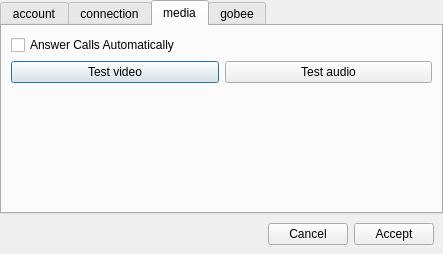
<?xml version="1.0" encoding="UTF-8"?>
<ui version="4.0">
 <class>OptionsFrame</class>
 <widget class="QDialog" name="OptionsFrame">
  <property name="geometry">
   <rect>
    <x>0</x>
    <y>0</y>
    <width>443</width>
    <height>254</height>
   </rect>
  </property>
  <property name="windowTitle">
   <string>Frame</string>
  </property>
  <property name="windowIcon">
   <iconset resource="../resources/resources.qrc">
    <normaloff>:/icons/OK.png</normaloff>:/icons/OK.png</iconset>
  </property>
  <layout class="QVBoxLayout" name="verticalLayout_2">
   <property name="spacing">
    <number>0</number>
   </property>
   <property name="margin">
    <number>0</number>
   </property>
   <item>
    <widget class="QTabWidget" name="tabWidget">
     <property name="sizePolicy">
      <sizepolicy hsizetype="Expanding" vsizetype="Expanding">
       <horstretch>0</horstretch>
       <verstretch>0</verstretch>
      </sizepolicy>
     </property>
     <property name="tabPosition">
      <enum>QTabWidget::North</enum>
     </property>
     <property name="tabShape">
      <enum>QTabWidget::Rounded</enum>
     </property>
     <property name="currentIndex">
      <number>2</number>
     </property>
     <property name="elideMode">
      <enum>Qt::ElideNone</enum>
     </property>
     <property name="documentMode">
      <bool>false</bool>
     </property>
     <widget class="QWidget" name="tab">
      <attribute name="title">
       <string>account</string>
      </attribute>
      <layout class="QFormLayout" name="formLayout">
       <property name="sizeConstraint">
        <enum>QLayout::SetMinimumSize</enum>
       </property>
       <property name="fieldGrowthPolicy">
        <enum>QFormLayout::AllNonFixedFieldsGrow</enum>
       </property>
       <item row="0" column="0">
        <widget class="QLabel" name="label">
         <property name="text">
          <string>jid</string>
         </property>
        </widget>
       </item>
       <item row="0" column="1">
        <widget class="QLineEdit" name="jidLineEdit"/>
       </item>
       <item row="1" column="0">
        <widget class="QLabel" name="label_2">
         <property name="text">
          <string>password</string>
         </property>
        </widget>
       </item>
       <item row="1" column="1">
        <widget class="QLineEdit" name="pwEdit">
         <property name="toolTip">
          <string>password</string>
         </property>
         <property name="inputMask">
          <string notr="true"/>
         </property>
         <property name="text">
          <string notr="true"/>
         </property>
         <property name="echoMode">
          <enum>QLineEdit::Password</enum>
         </property>
        </widget>
       </item>
      </layout>
     </widget>
     <widget class="QWidget" name="tab_2">
      <attribute name="title">
       <string>connection</string>
      </attribute>
      <layout class="QFormLayout" name="formLayout_2">
       <item row="0" column="0">
        <widget class="QLabel" name="label_5">
         <property name="text">
          <string>STUN hostname</string>
         </property>
        </widget>
       </item>
       <item row="0" column="1">
        <widget class="QLineEdit" name="stunLineEdit"/>
       </item>
       <item row="1" column="1">
        <widget class="QLineEdit" name="hostLineEdit"/>
       </item>
       <item row="1" column="0">
        <widget class="QLabel" name="label_3">
         <property name="text">
          <string>host</string>
         </property>
        </widget>
       </item>
       <item row="2" column="0">
        <widget class="QLabel" name="label_4">
         <property name="text">
          <string>port</string>
         </property>
        </widget>
       </item>
       <item row="2" column="1">
        <widget class="QLineEdit" name="portLineEdit">
         <property name="inputMask">
          <string/>
         </property>
         <property name="text">
          <string/>
         </property>
        </widget>
       </item>
      </layout>
     </widget>
     <widget class="QWidget" name="tab_4">
      <attribute name="title">
       <string>media</string>
      </attribute>
      <layout class="QVBoxLayout" name="verticalLayout_3">
       <item>
        <widget class="QCheckBox" name="autoAnswerBox_2">
         <property name="text">
          <string>Answer Calls Automatically</string>
         </property>
        </widget>
       </item>
       <item>
        <layout class="QHBoxLayout" name="horizontalLayout">
         <item>
          <widget class="QPushButton" name="testAudioButton">
           <property name="text">
            <string>Test video</string>
           </property>
          </widget>
         </item>
         <item>
          <widget class="QPushButton" name="testVideoButton">
           <property name="text">
            <string>Test audio</string>
           </property>
          </widget>
         </item>
        </layout>
       </item>
       <item>
        <spacer name="verticalSpacer">
         <property name="orientation">
          <enum>Qt::Vertical</enum>
         </property>
         <property name="sizeHint" stdset="0">
          <size>
           <width>20</width>
           <height>40</height>
          </size>
         </property>
        </spacer>
       </item>
      </layout>
     </widget>
     <widget class="QWidget" name="tab_3">
      <attribute name="title">
       <string>gobee</string>
      </attribute>
      <layout class="QVBoxLayout" name="verticalLayout">
       <item>
        <widget class="QCheckBox" name="checkBox">
         <property name="text">
          <string>enable gobee</string>
         </property>
        </widget>
       </item>
       <item>
        <widget class="QComboBox" name="comboBox">
         <item>
          <property name="text">
           <string>camera</string>
          </property>
         </item>
         <item>
          <property name="text">
           <string>qvfb</string>
          </property>
         </item>
         <item>
          <property name="text">
           <string>qemu</string>
          </property>
         </item>
         <item>
          <property name="text">
           <string>movie</string>
          </property>
         </item>
        </widget>
       </item>
       <item>
        <spacer name="verticalSpacer_2">
         <property name="orientation">
          <enum>Qt::Vertical</enum>
         </property>
         <property name="sizeHint" stdset="0">
          <size>
           <width>20</width>
           <height>40</height>
          </size>
         </property>
        </spacer>
       </item>
      </layout>
     </widget>
    </widget>
   </item>
   <item>
    <widget class="QWidget" name="widget" native="true">
     <property name="sizePolicy">
      <sizepolicy hsizetype="Preferred" vsizetype="Preferred">
       <horstretch>0</horstretch>
       <verstretch>0</verstretch>
      </sizepolicy>
     </property>
     <layout class="QHBoxLayout" name="horizontalLayout_2">
      <item>
       <spacer name="horizontalSpacer">
        <property name="orientation">
         <enum>Qt::Horizontal</enum>
        </property>
        <property name="sizeHint" stdset="0">
         <size>
          <width>40</width>
          <height>20</height>
         </size>
        </property>
       </spacer>
      </item>
      <item>
       <widget class="QPushButton" name="pushButton_2">
        <property name="sizePolicy">
         <sizepolicy hsizetype="Preferred" vsizetype="Fixed">
          <horstretch>0</horstretch>
          <verstretch>0</verstretch>
         </sizepolicy>
        </property>
        <property name="text">
         <string>Cancel</string>
        </property>
       </widget>
      </item>
      <item>
       <widget class="QPushButton" name="pushButton">
        <property name="sizePolicy">
         <sizepolicy hsizetype="Preferred" vsizetype="Fixed">
          <horstretch>0</horstretch>
          <verstretch>0</verstretch>
         </sizepolicy>
        </property>
        <property name="text">
         <string>Accept</string>
        </property>
       </widget>
      </item>
     </layout>
    </widget>
   </item>
  </layout>
 </widget>
 <resources>
  <include location="../resources/resources.qrc"/>
 </resources>
 <connections/>
</ui>
